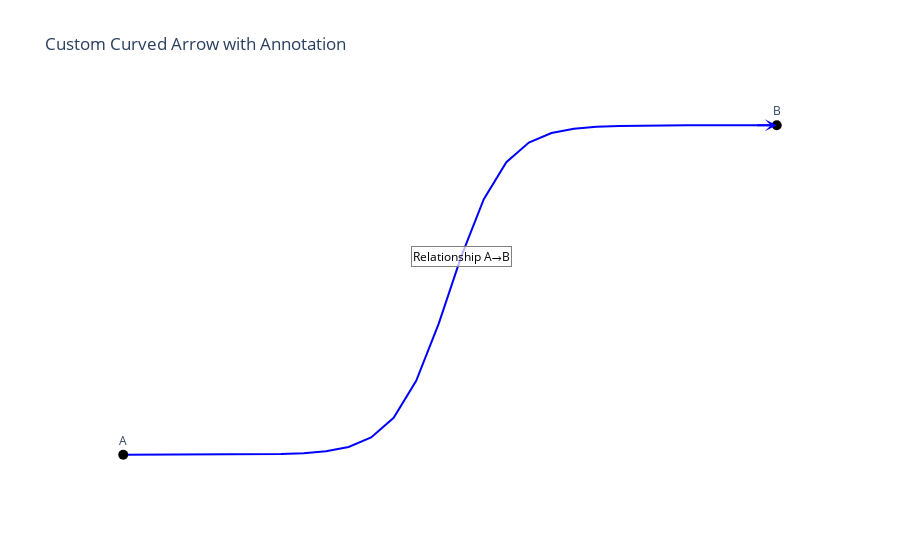

The code cell stored with this chart in its notebook:
### Code cell
import plotly.graph_objects as go
import numpy as np

def sigmoid_curve(x0, x1, y0, y1, steps=30, steepness=6):
    """Generate a sigmoid-style curve between two points"""
    t = np.linspace(-1, 1, steps)
    x = np.linspace(x0, x1, steps)
    mid_y = (y0 + y1) / 2
    amplitude = (y1 - y0) / 2
    y = mid_y + amplitude * np.tanh(steepness * t)
    return x, y

# Define start and end of edge
x0, y0 = 1, 1
x1, y1 = 4, 3

# Create sigmoid curve
x_vals, y_vals = sigmoid_curve(x0, x1, y0, y1)

# Midpoint for annotation
mid_idx = len(x_vals) // 2
text_x, text_y = x_vals[mid_idx], y_vals[mid_idx]

# Plotly figure
fig = go.Figure()

# Draw curved edge
fig.add_trace(go.Scatter(
    x=x_vals,
    y=y_vals,
    mode='lines',
    line=dict(color='blue', width=2),
    hoverinfo='none',
    showlegend=False
))

# Draw arrowhead via annotation
fig.add_annotation(
    x=x1, y=y1,
    ax=x_vals[-2], ay=y_vals[-2],  # Slightly before end for arrow direction
    xref="x", yref="y",
    axref="x", ayref="y",
    showarrow=True,
    arrowhead=3,
    arrowsize=1,
    arrowwidth=2,
    arrowcolor="blue"
)

# Optional: Add label mid-curve
fig.add_annotation(
    x=text_x,
    y=text_y,
    text="Relationship A→B",
    showarrow=False,
    font=dict(size=12, color="black"),
    bgcolor="rgba(255,255,255,0.7)",
    bordercolor="gray"
)

# Draw nodes (just for context)
fig.add_trace(go.Scatter(
    x=[x0, x1],
    y=[y0, y1],
    mode='markers+text',
    marker=dict(size=10, color='black'),
    text=["A", "B"],
    textposition="top center",
    showlegend=False
))

fig.update_layout(
    title="Custom Curved Arrow with Annotation",
    xaxis=dict(visible=False),
    yaxis=dict(visible=False),
    plot_bgcolor="white"
)

fig.show()

### Figure 1 — Plotly figure (JSON) as saved in the notebook; plotly's stock layout.template omitted (floating-point values rounded to 4 significant figures)
{"data": [{"hoverinfo": "none", "line": {"color": "blue", "width": 2}, "mode": "lines", "showlegend": false, "type": "scatter", "x": [1.0, 1.103, 1.207, 1.31, 1.414, 1.517, 1.621, 1.724, 1.828, 1.931, 2.034, 2.138, 2.241, 2.345, 2.448, 2.552, 2.655, 2.759, 2.862, 2.966, 3.069, 3.172, 3.276, 3.379, 3.483, 3.586, 3.69, 3.793, 3.897, 4.0], "y": [1.0, 1.0, 1.0, 1.0, 1.0, 1.001, 1.002, 1.004, 1.009, 1.021, 1.047, 1.105, 1.224, 1.448, 1.796, 2.204, 2.552, 2.776, 2.895, 2.953, 2.979, 2.991, 2.996, 2.998, 2.999, 3.0, 3.0, 3.0, 3.0, 3.0]}, {"marker": {"color": "black", "size": 10}, "mode": "markers+text", "showlegend": false, "text": ["A", "B"], "textposition": "top center", "type": "scatter", "x": [1, 4], "y": [1, 3]}], "layout": {"annotations": [{"arrowcolor": "blue", "arrowhead": 3, "arrowsize": 1, "arrowwidth": 2, "ax": 3.897, "axref": "x", "ay": 3.0, "ayref": "y", "showarrow": true, "x": 4, "xref": "x", "y": 3, "yref": "y"}, {"bgcolor": "rgba(255,255,255,0.7)", "bordercolor": "gray", "font": {"color": "black", "size": 12}, "showarrow": false, "text": "Relationship A→B", "x": 2.552, "y": 2.204}], "plot_bgcolor": "white", "title": {"text": "Custom Curved Arrow with Annotation"}, "xaxis": {"visible": false}, "yaxis": {"visible": false}}}
